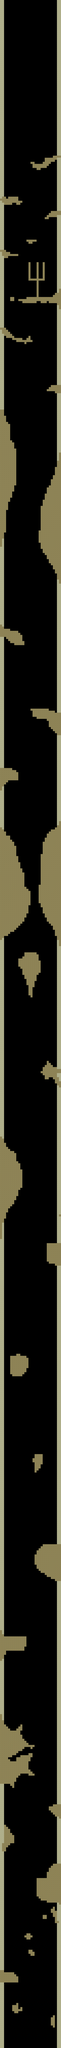

Below is a game level as drawn by its tile map, then a one-line description and the .tmx that defines it (tile-layer data replaced by summaries):
An orthogonal 30x1000 tile map with 32x32 px tiles, 2 tile layers (sides, ledge), 3 tilesets and 112 objects.

<map version="1.0" orientation="orthogonal" width="30" height="1000" tilewidth="32" tileheight="32">
 <tileset firstgid="1" source="desert.tsx" />
 <tileset firstgid="49" name="soul2" tilewidth="70" tileheight="122">
  <image source="soul2.png" width="70" height="122" />
 </tileset>
 <tileset firstgid="50" name="soul3" tilewidth="32" tileheight="56">
  <tileoffset x="32" y="56" />
  <image source="soul3.png" width="32" height="56" />
 </tileset>
 <layer name="sides" width="30" height="1000">
  <data>[30000 cells, 4000 non-empty, 1 distinct tile ids]</data>
 </layer>
 <objectgroup name="souls" width="30" height="1000">
  <object gid="50" x="98" y="1282" />
  <object gid="50" x="306" y="1446" />
  <object gid="50" x="262" y="1941" />
  <object gid="50" x="478" y="1487" />
  <object gid="50" x="298" y="1687" />
  <object gid="50" x="555" y="1802" />
  <object gid="50" x="314" y="2078" />
  <object gid="50" x="279" y="2305" />
  <object gid="50" x="549" y="2463" />
  <object gid="50" x="221" y="2731" />
  <object gid="50" x="87" y="2695" />
  <object gid="50" x="487" y="2892" />
  <object gid="50" x="77" y="2950" />
  <object gid="50" x="331" y="3040" />
  <object gid="50" x="457" y="2417" />
  <object gid="50" x="355" y="2660" />
  <object gid="50" x="93" y="2482" />
  <object gid="50" x="652" y="1499" />
  <object gid="50" x="263" y="440" />
  <object gid="50" x="599" y="647" />
  <object gid="50" x="311" y="878" />
  <object gid="50" x="513" y="1006" />
  <object gid="50" x="489" y="697" />
  <object gid="50" x="742" y="255" />
  <object gid="50" x="754" y="966" />
  <object gid="50" x="649" y="1102" />
  <object gid="50" x="159" y="1154" />
  <object gid="50" x="740" y="1648" />
  <object gid="50" x="759" y="1995" />
  <object gid="50" x="790" y="3063" />
  <object gid="50" x="795" y="3833" />
  <object gid="50" x="615" y="4323" />
  <object gid="50" x="815" y="3972" />
  <object gid="50" x="812" y="4166" />
  <object gid="50" x="691" y="4497" />
  <object gid="50" x="696" y="4641" />
  <object gid="50" x="308" y="4682" />
  <object gid="50" x="152" y="5041" />
  <object gid="50" x="751" y="4992" />
  <object gid="50" x="740" y="6026" />
  <object gid="50" x="94" y="6588" />
  <object gid="50" x="737" y="7239" />
  <object gid="50" x="662" y="7436" />
  <object gid="50" x="621" y="7587" />
  <object gid="50" x="575" y="7786" />
  <object gid="50" x="552" y="7966" />
  <object gid="50" x="552" y="8114" />
  <object gid="50" x="523" y="8287" />
  <object gid="50" x="523" y="8424" />
  <object gid="50" x="534" y="8551" />
  <object gid="50" x="566" y="8676" />
  <object gid="50" x="583" y="8780" />
  <object gid="50" x="595" y="8933" />
  <object gid="50" x="589" y="9156" />
  <object gid="50" x="514" y="9350" />
  <object gid="50" x="436" y="9524" />
  <object gid="50" x="340" y="9640" />
  <object gid="50" x="103" y="10161" />
  <object gid="50" x="303" y="10202" />
  <object gid="50" x="184" y="10338" />
  <object gid="50" x="152" y="10480" />
  <object gid="50" x="97" y="10651" />
  <object gid="50" x="853" y="11632" />
  <object gid="50" x="792" y="11725" />
  <object gid="50" x="685" y="11809" />
  <object gid="50" x="473" y="11407" />
  <object gid="50" x="699" y="10601" />
  <object gid="50" x="166" y="12791" />
  <object gid="50" x="612" y="12797" />
  <object gid="50" x="546" y="13749" />
  <object gid="50" x="523" y="14059" />
  <object gid="50" x="502" y="14783" />
  <object gid="50" x="135" y="14966" />
  <object gid="50" x="737" y="15357" />
  <object gid="50" x="667" y="15965" />
  <object gid="50" x="184" y="16553" />
  <object gid="50" x="523" y="17358" />
  <object gid="50" x="181" y="17784" />
  <object gid="50" x="363" y="18044" />
  <object gid="50" x="491" y="18441" />
  <object gid="50" x="372" y="18812" />
  <object gid="50" x="178" y="19249" />
  <object gid="50" x="818" y="19379" />
  <object gid="50" x="844" y="19906" />
  <object gid="50" x="111" y="20541" />
  <object gid="50" x="346" y="21146" />
  <object gid="50" x="175" y="21583" />
  <object gid="50" x="818" y="22956" />
  <object gid="50" x="581" y="22733" />
  <object gid="50" x="801" y="24140" />
  <object gid="50" x="221" y="25574" />
  <object gid="50" x="233" y="25846" />
  <object gid="50" x="395" y="27390" />
  <object gid="50" x="190" y="27028" />
  <object gid="50" x="856" y="26686" />
  <object gid="50" x="407" y="26275" />
  <object gid="50" x="158" y="26457" />
  <object gid="50" x="679" y="28198" />
  <object gid="50" x="381" y="28655" />
  <object gid="50" x="164" y="28351" />
  <object gid="50" x="146" y="29194" />
  <object gid="50" x="641" y="30095" />
  <object gid="50" x="676" y="29930" />
  <object gid="50" x="430" y="30222" />
  <object gid="50" x="143" y="30810" />
  <object gid="50" x="835" y="31490" />
  <object gid="50" x="329" y="31624" />
  <object gid="50" x="80" y="31803" />
  <object gid="50" x="644" y="31800" />
  <object gid="50" x="662" y="31097" />
  <object gid="50" x="401" y="30677" />
  <object gid="50" x="135" y="30274" />
 </objectgroup>
 <layer name="ledge" width="30" height="1000">
  <data>[30000 cells, 3928 non-empty, 1 distinct tile ids]</data>
 </layer>
</map>
